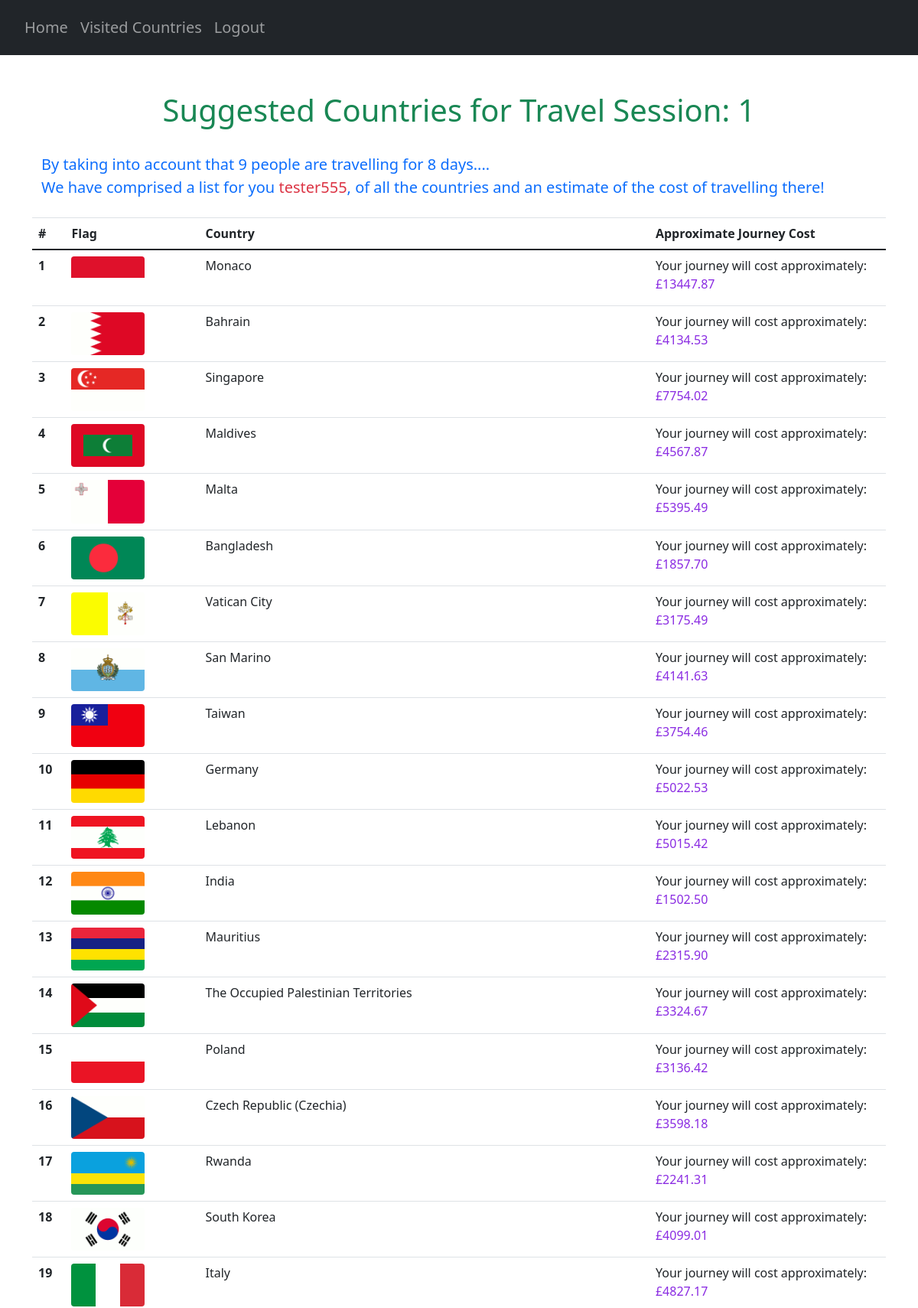
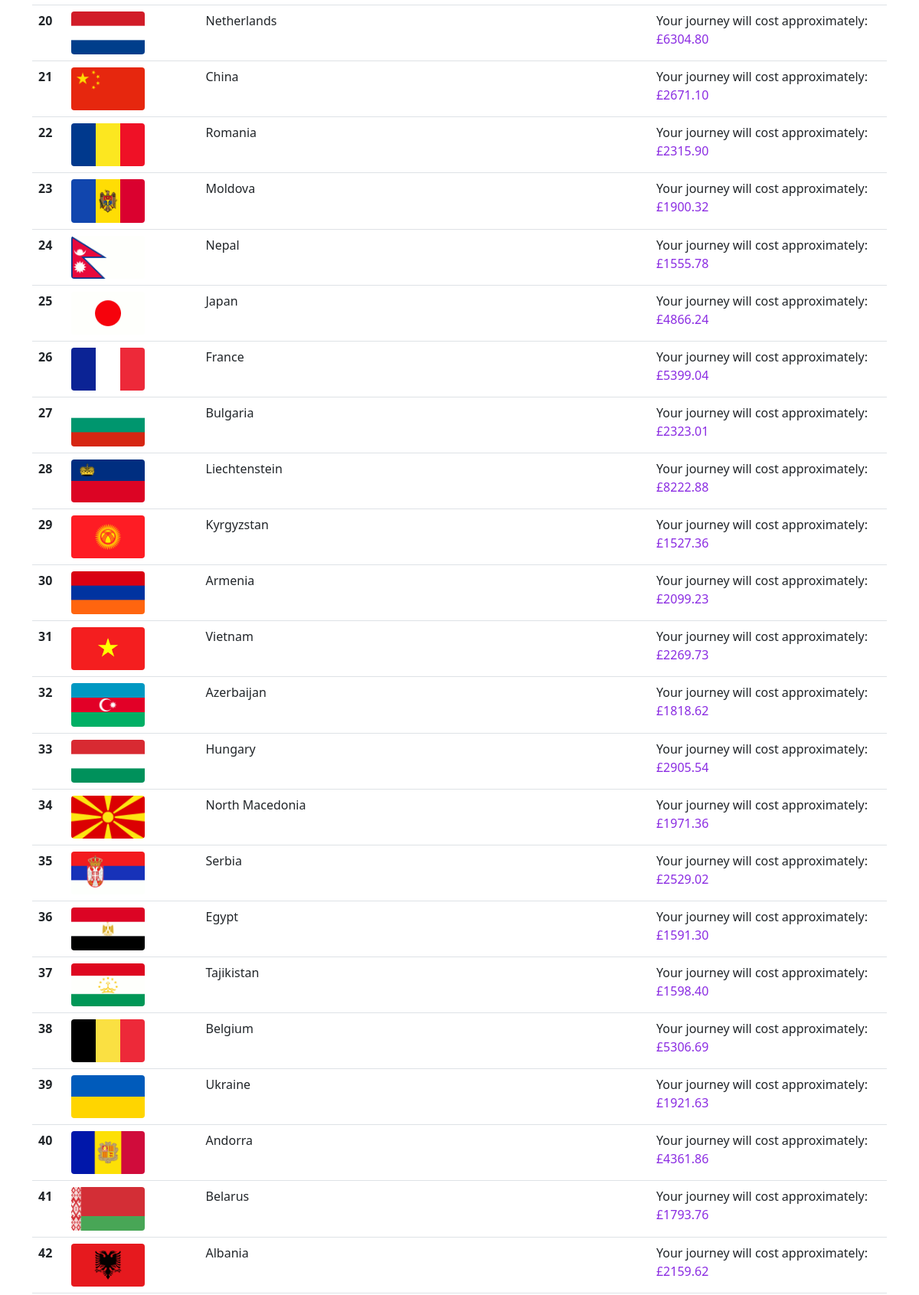
The app's page /suggestions/1 (signed in, upper part) with its own data (2 pictures, top to bottom).
### website/models.py (models this page shows)
class User(db.Model, UserMixin):
    id = db.Column(db.Integer, primary_key=True)
    email = db.Column(db.String(150), unique=True)
    password = db.Column(db.String(150))
    first_name = db.Column(db.String(150))
    countries = db.relationship('UserCountry')
    travel_score = db.relationship('UserTravelScore')

class Country(db.Model):
    country_code = db.Column(db.String(3), primary_key=True)
    country_name = db.Column(db.String(150), unique=True)

### website/views.py (the view)
@views.route("/suggestions/<travelID>", methods=["GET"])
@login_required
def suggestions(travelID):
    countries = Country.query.all()
    AllCountries = {}
    for country in countries:
        AllCountries[country.country_code] = country.country_name
    user_travel_details = []
    try:
        ranked_countries = userCountryScore(travelID, AllCountries)
        ranked_countries_UF = list(map(lambda x: (AllCountries[x[0]], x[1], x[2]), ranked_countries))
        current_travel = UserTravelScore.query.get((current_user.id, travelID))
        num_travellers = current_travel.num_travellers
        travelling_time = current_travel.travelling_time
        user_travel_details.append(travelID)
        user_travel_details.append(num_travellers)
        user_travel_details.append(travelling_time)
        return render_template("suggestions.html",
                               user=current_user,
                               best_countries=ranked_countries_UF,
                               user_travel=user_travel_details)
    except (AttributeError):
        print("ERROR", traceback.format_exc())
        user_travel_details.append(0)
        user_travel_details.append(1)
        return redirect(url_for('views.noTravel'))

### website/__init__.py (called while the page is built)
def create_app():
    app = Flask(__name__)
    app.config['SECRET_KEY'] = 'pog'
    app.config['SQLALCHEMY_DATABASE_URI'] = f'sqlite:///{DB_NAME}'
    db.init_app(app)
    from .views import views
    from .auth import auth
    app.register_blueprint(views, url_prefix='/')
    app.register_blueprint(auth, url_prefix='/')
    from .models import User, Country, UserCountry, Safety, Cost, CulturalValue, CovidRestrictions
    create_database(app)
    login_manager = LoginManager()
    login_manager.login_view = 'auth.login'
    login_manager.init_app(app)
    @login_manager.user_loader
    def load_user(id):
        return User.query.get(int(id))
    return app

### website/questionHandler.py (called while the page is built)
def doesUserWantThisCountry(countryCode):
    countries = UserCountry.query.all()
    users_countries = []
    for country in countries:
        if country.user_id == current_user.id:
            users_countries.append(country.country_code)
    for country in users_countries:
        if countryCode in users_countries:
            return True
        else:
            return False

def filterPrevCountries(codes, travelID):
    try:
        current_travel = UserTravelScore.query.get((current_user.id, travelID))
    except (sqlite3.IntegrityError, sqlalchemy.exc.IntegrityError) as e:
        print(e)
    prev_countries = getattr(current_travel, "prev_countries")
    if prev_countries == True:
        return codes
    else:
        suggestionsStream = filter(lambda x:not(doesUserWantThisCountry(x)), codes)
        suggestionsStream = list(suggestionsStream)
        return suggestionsStream

def userCountryScore(travelID, countryCodes):
    try:
        current_travel = UserTravelScore.query.get((current_user.id, travelID))
    except (sqlite3.IntegrityError, sqlalchemy.exc.IntegrityError) as e:
        print(e)
    prev_countries = getattr(current_travel, "prev_countries")
    try:
        calculateCountryScores(travelID, countryCodes)
    except ValueError:
        pass
    sortedCountries = sortCountries(travelID)
    return sortedCountries

### website/templates/suggestions.html (shortened to what this page needs)
{% extends "base.html" %} {% block title %}Countries{% endblock %}
{% block content %}
<div class="container pt-5">
    <h1 align="center"><span class="text-success">Suggested Countries for Travel Session: {{ user_travel[0] }}</span></h1>
    <p class="pt-4 pb-2 text-primary" id="user-countries-header">
        By taking into account that {{ user_travel[1] }} people are travelling for {{ user_travel[2] }} days....<br>
        We have comprised a list for you <span class="text-danger">{{ current_user.first_name }}</span>,
        of all the countries and an estimate of the cost of travelling there!
    </p>
</div>
<table class="table">
    <thead>
        <tr>
            <th scope="col">#</th>
            <th scope="col">Flag</th>
            <th scope="col">Country</th>
            <th scope="col">Approximate Journey Cost</th>
        </tr>
    </thead>
    <tbody>
        {% for country in best_countries %}
        {% set countryName = country[0] %}
        {% set countryDict = country[2] %}
        {% for roughCostText, roughCost in countryDict.items() %}
            <tr>
                <th scope="row">{{ country[1] }}</th>
                <td><img src="/static/flags/{{ countryName }}.png" class="rounded img-fluid" style="max-width: 60%;"></td>
                <td>{{ countryName }}</td>
                <td>{{ roughCostText }}: <span class="cost-number">£{{ roughCost}}</span></td>
            </tr>
        {% endfor %}
        {% endfor %}
    </tbody>
</table>
{% endblock %}

### website/templates/base.html (shortened to what this page needs)
<!DOCTYPE html>
<html>
    <head>
        <link
            rel="stylesheet"
            href="https://stackpath.bootstrapcdn.com/bootstrap/4.4.1/css/bootstrap.min.css"
        />
        <link
            rel="stylesheet"
            href="https://stackpath.bootstrapcdn.com/font-awesome/4.7.0/css/font-awesome.min.css"
        />
        <link rel="stylesheet" href="https://cdn.jsdelivr.net/npm/bootstrap-icons@1.3.0/font/bootstrap-icons.css">
        <link href="https://cdn.jsdelivr.net/npm/bootstrap@5.0.2/dist/css/bootstrap.min.css"
              rel="stylesheet"
        />
        <link rel="stylesheet" type="text/css" href="/static/extra.css">
    </head>
    <body>
        <section>
            <nav class="navbar navbar-expand-lg bg-dark navbar-dark py-3 ">
                <div class="collapse navbar-collapse" id="navbar">
                    <div class="navbar-nav pl-2 h5">
                        <ul class="navbar-nav">
                            {% if user.is_authenticated %}
                            <li class="nav-item">
                                <a class="nav-link" id="home" href="/">Home</a>
                            </li>
                            <li class="nav-item">
                                <a class="nav-link" id="prev-countries" href="/countries">Visited Countries</a>
                            </li>
                            <li class="nav-item">
                                <a class="nav-link" id="logout" href="/logout">Logout</a>
                            </li>
                            {% endif %}
                        </ul>
                    </div>
                </div>
            </nav>
        </section>
        {% if request.path == "/" %}
            {% block homepage %}
            {% endblock %}
        {% elif request.path == "/countries" %}
            {% block countriespage %}
            {% endblock %}
        {% else %}
            <div class="container" id="main">
            {% block content %}
            {% endblock %}
            </div>
        {% endif %}
    </body>
</html>

### website/static/extra.css (style rules this page uses)
.cost-number { color: blueviolet; }
#user-countries-header { font-size: 20px; }

### records on screen
User: first_name "tester555"
Country: country "1", country_name (picture), countryDict "Monaco", countryDict "Your journey will cost approximately", countryDict "13447.87"
Country: country "2", country_name (picture), countryDict "Bahrain", countryDict "Your journey will cost approximately", countryDict "4134.53"
Country: country "3", country_name (picture), countryDict "Singapore", countryDict "Your journey will cost approximately", countryDict "7754.02"
Country: country "4", country_name (picture), countryDict "Maldives", countryDict "Your journey will cost approximately", countryDict "4567.87"
Country: country "5", country_name (picture), countryDict "Malta", countryDict "Your journey will cost approximately", countryDict "5395.49"
Country: country "6", country_name (picture), countryDict "Bangladesh", countryDict "Your journey will cost approximately", countryDict "1857.70"
Country: country "7", country_name (picture), countryDict "Vatican City", countryDict "Your journey will cost approximately", countryDict "3175.49"
Country: country "8", country_name (picture), countryDict "San Marino", countryDict "Your journey will cost approximately", countryDict "4141.63"
Country: country "9", country_name (picture), countryDict "Taiwan", countryDict "Your journey will cost approximately", countryDict "3754.46"
Country: country "10", country_name (picture), countryDict "Germany", countryDict "Your journey will cost approximately", countryDict "5022.53"
Country: country "11", country_name (picture), countryDict "Lebanon", countryDict "Your journey will cost approximately", countryDict "5015.42"
Country: country "12", country_name (picture), countryDict "India", countryDict "Your journey will cost approximately", countryDict "1502.50"
Country: country "13", country_name (picture), countryDict "Mauritius", countryDict "Your journey will cost approximately", countryDict "2315.90"
Country: country "14", country_name (picture), countryDict "The Occupied Palestinian Territories", countryDict "Your journey will cost approximately", countryDict "3324.67"
Country: country "15", country_name (picture), countryDict "Poland", countryDict "Your journey will cost approximately", countryDict "3136.42"
Country: country "16", country_name (picture), countryDict "Czech Republic (Czechia)", countryDict "Your journey will cost approximately", countryDict "3598.18"
Country: country "17", country_name (picture), countryDict "Rwanda", countryDict "Your journey will cost approximately", countryDict "2241.31"
Country: country "18", country_name (picture), countryDict "South Korea", countryDict "Your journey will cost approximately", countryDict "4099.01"
Country: country "19", country_name (picture), countryDict "Italy", countryDict "Your journey will cost approximately", countryDict "4827.17"
Country: country "20", country_name (picture), countryDict "Netherlands", countryDict "Your journey will cost approximately", countryDict "6304.80"
Country: country "21", country_name (picture), countryDict "China", countryDict "Your journey will cost approximately", countryDict "2671.10"
Country: country "22", country_name (picture), countryDict "Romania", countryDict "Your journey will cost approximately", countryDict "2315.90"
Country: country "23", country_name (picture), countryDict "Moldova", countryDict "Your journey will cost approximately", countryDict "1900.32"
Country: country "24", country_name (picture), countryDict "Nepal", countryDict "Your journey will cost approximately", countryDict "1555.78"
Country: country "25", country_name (picture), countryDict "Japan", countryDict "Your journey will cost approximately", countryDict "4866.24"
Country: country "26", country_name (picture), countryDict "France", countryDict "Your journey will cost approximately", countryDict "5399.04"
Country: country "27", country_name (picture), countryDict "Bulgaria", countryDict "Your journey will cost approximately", countryDict "2323.01"
Country: country "28", country_name (picture), countryDict "Liechtenstein", countryDict "Your journey will cost approximately", countryDict "8222.88"
Country: country "29", country_name (picture), countryDict "Kyrgyzstan", countryDict "Your journey will cost approximately", countryDict "1527.36"
Country: country "30", country_name (picture), countryDict "Armenia", countryDict "Your journey will cost approximately", countryDict "2099.23"
Country: country "31", country_name (picture), countryDict "Vietnam", countryDict "Your journey will cost approximately", countryDict "2269.73"
Country: country "32", country_name (picture), countryDict "Azerbaijan", countryDict "Your journey will cost approximately", countryDict "1818.62"
Country: country "33", country_name (picture), countryDict "Hungary", countryDict "Your journey will cost approximately", countryDict "2905.54"
Country: country "34", country_name (picture), countryDict "North Macedonia", countryDict "Your journey will cost approximately", countryDict "1971.36"
Country: country "35", country_name (picture), countryDict "Serbia", countryDict "Your journey will cost approximately", countryDict "2529.02"
Country: country "36", country_name (picture), countryDict "Egypt", countryDict "Your journey will cost approximately", countryDict "1591.30"
Country: country "37", country_name (picture), countryDict "Tajikistan", countryDict "Your journey will cost approximately", countryDict "1598.40"
Country: country "38", country_name (picture), countryDict "Belgium", countryDict "Your journey will cost approximately", countryDict "5306.69"
Country: country "39", country_name (picture), countryDict "Ukraine", countryDict "Your journey will cost approximately", countryDict "1921.63"
Country: country "40", country_name (picture), countryDict "Andorra", countryDict "Your journey will cost approximately", countryDict "4361.86"
Country: country "41", country_name (picture), countryDict "Belarus", countryDict "Your journey will cost approximately", countryDict "1793.76"
Country: country "42", country_name (picture), countryDict "Albania", countryDict "Your journey will cost approximately", countryDict "2159.62"

### other values on screen
{{ user_travel[0] }} "1"
{{ user_travel[1] }} "9"
{{ user_travel[2] }} "8"
